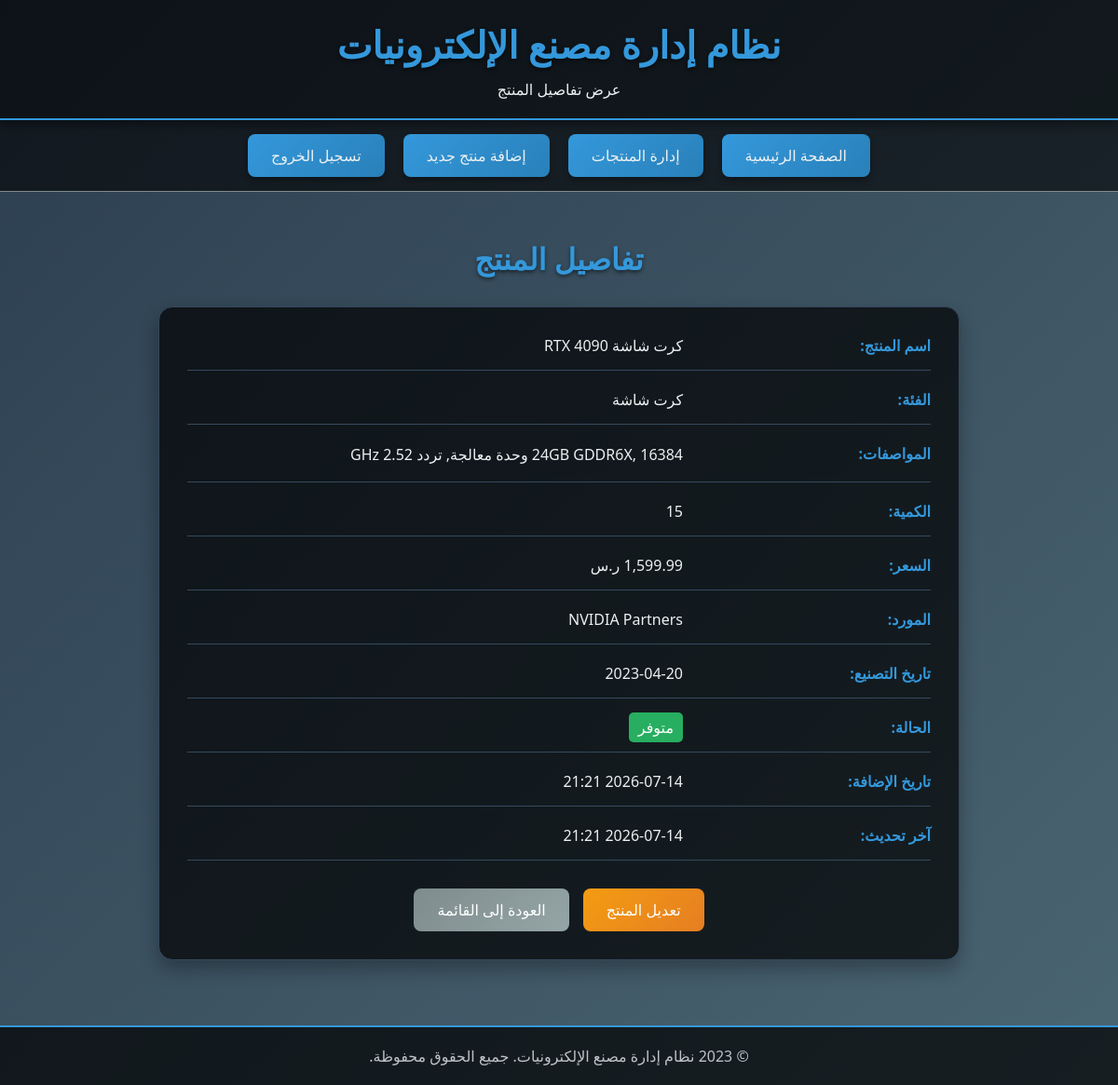
The page /view_product.php?id=3 (signed in) on the database its author committed.
### tables this page shows
CREATE TABLE IF NOT EXISTS products (
    id INT(11) AUTO_INCREMENT PRIMARY KEY,
    name VARCHAR(255) NOT NULL,
    category VARCHAR(100) NOT NULL,
    specifications TEXT,
    quantity INT(11) NOT NULL,
    price DECIMAL(10, 2) NOT NULL,
    supplier VARCHAR(255),
    manufacturing_date DATE,
    status ENUM('in_stock', 'low_stock', 'out_of_stock') DEFAULT 'in_stock',
    deleted TINYINT(1) DEFAULT 0,
    created_at TIMESTAMP DEFAULT CURRENT_TIMESTAMP,
    updated_at TIMESTAMP DEFAULT CURRENT_TIMESTAMP ON UPDATE CURRENT_TIMESTAMP
);

### view_product.php (the view, shortened to what this page needs)
<?php
require_once "config.php";
$id = $_GET['id'];
$sql = "SELECT * FROM products WHERE id = ?";
if ($stmt = $conn->prepare($sql)) {
    $stmt->bind_param("i", $param_id);
    if ($stmt->execute()) {
        $result = $stmt->get_result();
        if ($result->num_rows == 1) {
            $row = $result->fetch_assoc();
            $name = $row['name'];
            $category = $row['category'];
            $specifications = $row['specifications'];
            $quantity = $row['quantity'];
            $price = $row['price'];
            $supplier = $row['supplier'];
            $manufacturing_date = $row['manufacturing_date'];
            $status = $row['status'];
            $created_at = $row['created_at'];
            $updated_at = $row['updated_at'];
            $status_text = "";
            if ($status == 'in_stock') $status_text = "متوفر";
            else if ($status == 'low_stock') $status_text = "منخفض";
            else if ($status == 'out_of_stock') $status_text = "غير متوفر";
            $manufacturing_date_formatted = $manufacturing_date ? date('Y-m-d', strtotime($manufacturing_date)) : 'غير محدد';
            $created_at_formatted = date('Y-m-d H:i', strtotime($created_at));
            $updated_at_formatted = date('Y-m-d H:i', strtotime($updated_at));
        } else {
            header("location: products.php");
            exit;
        }
    } else {
        echo "حدث خطأ أثناء جلب بيانات المنتج.";
    }
}
?>
<!DOCTYPE html>
<html lang="ar" dir="rtl">
<head>
</head>
<body>
    <div class="header">
        <h1>نظام إدارة مصنع الإلكترونيات</h1>
        <p>عرض تفاصيل المنتج</p>
    </div>
    <div class="nav">
        <a href="index.php">الصفحة الرئيسية</a>
        <a href="products.php">إدارة المنتجات</a>
        <a href="add_product.php">إضافة منتج جديد</a>
        <a href="logout.php">تسجيل الخروج</a>
    </div>
    <div class="container">
        <h2 class="page-title">تفاصيل المنتج</h2>
        <div class="product-details">
            <div class="detail-row">
                <div class="detail-label">اسم المنتج:</div>
                <div class="detail-value"><?php echo $name; ?></div>
            </div>
            <div class="detail-row">
                <div class="detail-label">الفئة:</div>
                <div class="detail-value"><?php echo $category; ?></div>
            </div>
            <div class="detail-row">
                <div class="detail-label">المواصفات:</div>
                <div class="detail-value specifications"><?php echo $specifications ? $specifications : 'لا توجد مواصفات'; ?></div>
            </div>
            <div class="detail-row">
                <div class="detail-label">الكمية:</div>
                <div class="detail-value"><?php echo $quantity; ?></div>
            </div>
            <div class="detail-row">
                <div class="detail-label">السعر:</div>
                <div class="detail-value"><?php echo number_format($price, 2); ?> ر.س</div>
            </div>
            <div class="detail-row">
                <div class="detail-label">المورد:</div>
                <div class="detail-value"><?php echo $supplier ? $supplier : 'غير محدد'; ?></div>
            </div>
            <div class="detail-row">
                <div class="detail-label">تاريخ التصنيع:</div>
                <div class="detail-value"><?php echo $manufacturing_date_formatted; ?></div>
            </div>
            <div class="detail-row">
                <div class="detail-label">الحالة:</div>
                <div class="detail-value"><span class="status-<?php echo $status; ?>"><?php echo $status_text; ?></span></div>
            </div>
            <div class="detail-row">
                <div class="detail-label">تاريخ الإضافة:</div>
                <div class="detail-value"><?php echo $created_at_formatted; ?></div>
            </div>
            <div class="detail-row">
                <div class="detail-label">آخر تحديث:</div>
                <div class="detail-value"><?php echo $updated_at_formatted; ?></div>
            </div>
            <div class="action-buttons">
                <a href="edit_product.php?id=<?php echo $id; ?>" class="action-btn edit-btn">تعديل المنتج</a>
                <a href="products.php" class="action-btn back-btn">العودة إلى القائمة</a>
            </div>
        </div>
    </div>
    <div class="footer">
        <p>© 2023 نظام إدارة مصنع الإلكترونيات. جميع الحقوق محفوظة.</p>
    </div>
</body>
</html>

### view_product.php (style rules this page uses)
* { margin: 0; padding: 0; box-sizing: border-box; font-family: 'Segoe UI', Tahoma, Geneva, Verdana, sans-serif; }
body { background: linear-gradient(135deg, #2c3e50, #4a6572); color: #ecf0f1; min-height: 100vh; }
.header { background: rgba(0, 0, 0, 0.7); padding: 20px; text-align: center; box-shadow: 0 4px 12px rgba(0, 0, 0, 0.5); border-bottom: 2px solid #3498db; }
.header h1 { font-size: 2.5rem; margin-bottom: 10px; color: #3498db; text-shadow: 0 2px 4px rgba(0, 0, 0, 0.5); }
.nav { background: rgba(0, 0, 0, 0.6); padding: 15px; display: flex; justify-content: center; gap: 20px; flex-wrap: wrap; border-bottom: 1px solid #7f8c8d; }
.nav a { color: #ecf0f1; text-decoration: none; padding: 12px 25px; border-radius: 8px; background: linear-gradient(135deg, #3498db, #2980b9); transition: all 0.3s; font-weight: 500; box-shadow: 0 4px 6px rgba(0, 0, 0, 0.3); }
.container { max-width: 900px; margin: 30px auto; padding: 20px; }
.page-title { text-align: center; margin-bottom: 30px; font-size: 2rem; color: #3498db; text-shadow: 0 2px 4px rgba(0, 0, 0, 0.5); }
.product-details { background: rgba(0, 0, 0, 0.7); padding: 30px; border-radius: 15px; box-shadow: 0 10px 20px rgba(0, 0, 0, 0.3); border: 1px solid #34495e; }
.detail-row { display: flex; margin-bottom: 20px; padding-bottom: 15px; border-bottom: 1px solid #34495e; }
.detail-label { flex: 1; font-weight: 600; color: #3498db; }
.detail-value { flex: 2; color: #ecf0f1; }
.status-in_stock { padding: 5px 10px; border-radius: 5px; background: #27ae60; color: white; font-weight: 500; }
.specifications { white-space: pre-line; line-height: 1.6; }
.action-buttons { display: flex; justify-content: center; gap: 15px; margin-top: 30px; }
.action-btn { padding: 12px 25px; border-radius: 8px; color: white; text-decoration: none; font-weight: 500; transition: all 0.3s; }
.edit-btn { background: linear-gradient(135deg, #f39c12, #e67e22); }
.back-btn { background: linear-gradient(135deg, #7f8c8d, #95a5a6); }
.footer { text-align: center; padding: 20px; margin-top: 50px; background: rgba(0, 0, 0, 0.7); border-top: 2px solid #3498db; color: #bdc3c7; }

### rows shown on the page
products: name "كرت شاشة RTX 4090", category "كرت شاشة", specifications "24GB GDDR6X, 16384 وحدة معالجة, تردد 2.52 GHz", quantity "15", supplier "NVIDIA Partners", manufacturing_date "2023-04-20", status "متوفر", created_at "2026-07-14 21:21", updated_at "2026-07-14 21:21"
